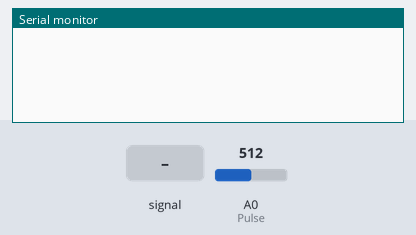
Simulated run of this sketch. Board: Arduino Uno, built with avr-gcc and run on an emulated ATmega328P. On the bench: the last lines printed to the serial monitor. The test bench sets the inputs (shaded band); at power-on: A0 (Pulse) = 512.

Above: at 1.2 s.
1.3 s: A0 (Pulse) fed a 200 Hz sine of ±255 counts around its level
At 2.3 s:
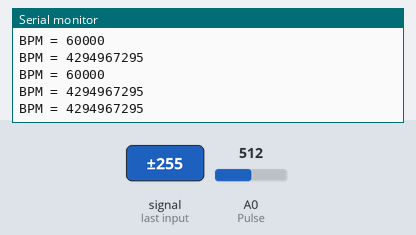
2.8 s: A0 (Pulse) fed a 50 Hz sine of ±306 counts around its level
5.8 s: A0 (Pulse) fed a 200 Hz sine of ±460 counts around its level
8.8 s: A0 (Pulse) set to 272
At 9.9 s:
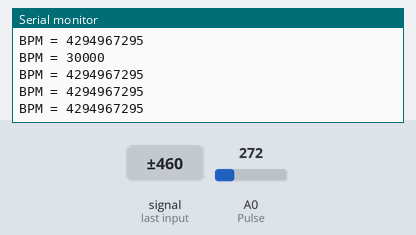
11.8 s: A0 (Pulse) fed a 1000 Hz sine of ±255 counts around its level
Timing chart, 0 to 14.8 s (numbered marks = the images above; inputs shaded):
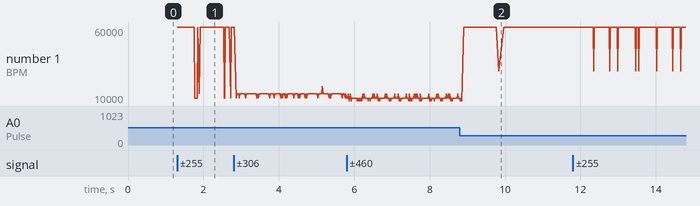

Measured:
- after the input at 1.3 s, the serial monitor: prints a new line at once (image 1)
- after the input at 8.8 s, the serial monitor: prints a new line after 0.07 s (image 2)
- plotted number 1: 12000 → 60000 after the input at 8.8 s

The sketch:

hearrate.ino
```cpp
int Pulse = A0;

void setup() {
  Serial.begin(9600);
}

void loop() {
  while (analogRead(Pulse) >= 282);
  while (analogRead(Pulse) <= 262);
  int T1 = millis();
  while (analogRead(Pulse) >= 282);
  while (analogRead(Pulse) <= 262);
  int T2 = millis();
  int Time = T2-T1;
  unsigned long HeartRate = 60000L;
  HeartRate = HeartRate/Time;
  Serial.print("BPM = ");
  Serial.println(HeartRate);
//  delay(1000);
}
```
